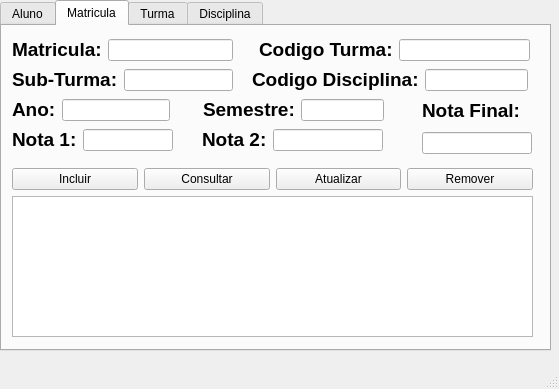
<?xml version="1.0" encoding="UTF-8"?>
<ui version="4.0">
 <class>MainWindow</class>
 <widget class="QMainWindow" name="MainWindow">
  <property name="geometry">
   <rect>
    <x>0</x>
    <y>0</y>
    <width>559</width>
    <height>389</height>
   </rect>
  </property>
  <property name="windowTitle">
   <string>MainWindow</string>
  </property>
  <widget class="QWidget" name="centralwidget">
   <widget class="QTabWidget" name="tabWidget">
    <property name="geometry">
     <rect>
      <x>0</x>
      <y>0</y>
      <width>551</width>
      <height>351</height>
     </rect>
    </property>
    <property name="currentIndex">
     <number>1</number>
    </property>
    <widget class="QWidget" name="Aluno">
     <attribute name="title">
      <string>Aluno</string>
     </attribute>
     <widget class="QTableView" name="tableViewAluno">
      <property name="geometry">
       <rect>
        <x>10</x>
        <y>111</y>
        <width>521</width>
        <height>201</height>
       </rect>
      </property>
     </widget>
     <widget class="QWidget" name="layoutWidget">
      <property name="geometry">
       <rect>
        <x>10</x>
        <y>80</y>
        <width>521</width>
        <height>26</height>
       </rect>
      </property>
      <layout class="QHBoxLayout" name="horizontalLayout">
       <item>
        <widget class="QPushButton" name="pushButtonIncluirAluno">
         <property name="text">
          <string>Incluir</string>
         </property>
        </widget>
       </item>
       <item>
        <widget class="QPushButton" name="pushButtonConsultarAluno">
         <property name="text">
          <string>Consultar</string>
         </property>
        </widget>
       </item>
       <item>
        <widget class="QPushButton" name="pushButtonAtualizarAluno">
         <property name="text">
          <string>Atualizar</string>
         </property>
        </widget>
       </item>
       <item>
        <widget class="QPushButton" name="pushButtonRemoverAluno">
         <property name="text">
          <string>Remover</string>
         </property>
        </widget>
       </item>
      </layout>
     </widget>
     <widget class="QWidget" name="layoutWidget">
      <property name="geometry">
       <rect>
        <x>10</x>
        <y>0</y>
        <width>521</width>
        <height>28</height>
       </rect>
      </property>
      <layout class="QHBoxLayout" name="horizontalLayout_5">
       <item>
        <widget class="QLabel" name="label">
         <property name="text">
          <string>&lt;html&gt;&lt;head/&gt;&lt;body&gt;&lt;p&gt;&lt;span style=&quot; font-size:14pt; font-weight:700;&quot;&gt;Matricula:&lt;/span&gt;&lt;/p&gt;&lt;/body&gt;&lt;/html&gt;</string>
         </property>
        </widget>
       </item>
       <item>
        <widget class="QLineEdit" name="lineEditMatriculaAluno"/>
       </item>
      </layout>
     </widget>
     <widget class="QWidget" name="layoutWidget">
      <property name="geometry">
       <rect>
        <x>10</x>
        <y>40</y>
        <width>521</width>
        <height>28</height>
       </rect>
      </property>
      <layout class="QHBoxLayout" name="horizontalLayout_6">
       <item>
        <widget class="QLabel" name="label_2">
         <property name="text">
          <string>&lt;html&gt;&lt;head/&gt;&lt;body&gt;&lt;p&gt;&lt;span style=&quot; font-size:14pt; font-weight:700;&quot;&gt;Nome:&lt;/span&gt;&lt;/p&gt;&lt;/body&gt;&lt;/html&gt;</string>
         </property>
        </widget>
       </item>
       <item>
        <widget class="QLineEdit" name="lineEditNome"/>
       </item>
      </layout>
     </widget>
    </widget>
    <widget class="QWidget" name="Matricula">
     <attribute name="title">
      <string>Matricula</string>
     </attribute>
     <widget class="QTableView" name="tableViewMatricula">
      <property name="geometry">
       <rect>
        <x>10</x>
        <y>170</y>
        <width>521</width>
        <height>141</height>
       </rect>
      </property>
     </widget>
     <widget class="QWidget" name="layoutWidget">
      <property name="geometry">
       <rect>
        <x>10</x>
        <y>140</y>
        <width>521</width>
        <height>26</height>
       </rect>
      </property>
      <layout class="QHBoxLayout" name="horizontalLayout_2">
       <item>
        <widget class="QPushButton" name="pushButtonIncluirMatricula">
         <property name="text">
          <string>Incluir</string>
         </property>
        </widget>
       </item>
       <item>
        <widget class="QPushButton" name="pushButtonConsultarMatricula">
         <property name="text">
          <string>Consultar</string>
         </property>
        </widget>
       </item>
       <item>
        <widget class="QPushButton" name="pushButtonAtualizarMatricula">
         <property name="text">
          <string>Atualizar</string>
         </property>
        </widget>
       </item>
       <item>
        <widget class="QPushButton" name="pushButtonRemoverMatricula">
         <property name="text">
          <string>Remover</string>
         </property>
        </widget>
       </item>
      </layout>
     </widget>
     <widget class="QWidget" name="layoutWidget">
      <property name="geometry">
       <rect>
        <x>257</x>
        <y>10</y>
        <width>271</width>
        <height>28</height>
       </rect>
      </property>
      <layout class="QHBoxLayout" name="horizontalLayout_7">
       <item>
        <widget class="QLabel" name="label_11">
         <property name="text">
          <string>&lt;html&gt;&lt;head/&gt;&lt;body&gt;&lt;p&gt;&lt;span style=&quot; font-size:14pt; font-weight:700;&quot;&gt;Codigo Turma:&lt;/span&gt;&lt;/p&gt;&lt;/body&gt;&lt;/html&gt;</string>
         </property>
        </widget>
       </item>
       <item>
        <widget class="QLineEdit" name="lineEditCodTurmaMatricula"/>
       </item>
      </layout>
     </widget>
     <widget class="QWidget" name="layoutWidget">
      <property name="geometry">
       <rect>
        <x>10</x>
        <y>10</y>
        <width>221</width>
        <height>28</height>
       </rect>
      </property>
      <layout class="QHBoxLayout" name="horizontalLayout_8">
       <item>
        <widget class="QLabel" name="label_10">
         <property name="text">
          <string>&lt;html&gt;&lt;head/&gt;&lt;body&gt;&lt;p&gt;&lt;span style=&quot; font-size:14pt; font-weight:700;&quot;&gt;Matricula:&lt;/span&gt;&lt;/p&gt;&lt;/body&gt;&lt;/html&gt;</string>
         </property>
        </widget>
       </item>
       <item>
        <widget class="QLineEdit" name="lineEditMatricula"/>
       </item>
      </layout>
     </widget>
     <widget class="QWidget" name="layoutWidget">
      <property name="geometry">
       <rect>
        <x>10</x>
        <y>40</y>
        <width>221</width>
        <height>28</height>
       </rect>
      </property>
      <layout class="QHBoxLayout" name="horizontalLayout_9">
       <item>
        <widget class="QLabel" name="label_18">
         <property name="text">
          <string>&lt;html&gt;&lt;head/&gt;&lt;body&gt;&lt;p&gt;&lt;span style=&quot; font-size:14pt; font-weight:700;&quot;&gt;Sub-Turma:&lt;/span&gt;&lt;/p&gt;&lt;/body&gt;&lt;/html&gt;</string>
         </property>
        </widget>
       </item>
       <item>
        <widget class="QLineEdit" name="lineEditSubTurmaMatricula"/>
       </item>
      </layout>
     </widget>
     <widget class="QWidget" name="layoutWidget">
      <property name="geometry">
       <rect>
        <x>250</x>
        <y>40</y>
        <width>276</width>
        <height>28</height>
       </rect>
      </property>
      <layout class="QHBoxLayout" name="horizontalLayout_10">
       <item>
        <widget class="QLabel" name="label_12">
         <property name="text">
          <string>&lt;html&gt;&lt;head/&gt;&lt;body&gt;&lt;p&gt;&lt;span style=&quot; font-size:14pt; font-weight:700;&quot;&gt;Codigo Disciplina:&lt;/span&gt;&lt;/p&gt;&lt;/body&gt;&lt;/html&gt;</string>
         </property>
        </widget>
       </item>
       <item>
        <widget class="QLineEdit" name="lineEditCodDisciplinaMatricula"/>
       </item>
      </layout>
     </widget>
     <widget class="QWidget" name="layoutWidget">
      <property name="geometry">
       <rect>
        <x>10</x>
        <y>70</y>
        <width>158</width>
        <height>28</height>
       </rect>
      </property>
      <layout class="QHBoxLayout" name="horizontalLayout_11">
       <item>
        <widget class="QLabel" name="label_13">
         <property name="text">
          <string>&lt;html&gt;&lt;head/&gt;&lt;body&gt;&lt;p&gt;&lt;span style=&quot; font-size:14pt; font-weight:700;&quot;&gt;Ano:&lt;/span&gt;&lt;/p&gt;&lt;/body&gt;&lt;/html&gt;</string>
         </property>
        </widget>
       </item>
       <item>
        <widget class="QLineEdit" name="lineEditAnoMatricula"/>
       </item>
      </layout>
     </widget>
     <widget class="QWidget" name="layoutWidget">
      <property name="geometry">
       <rect>
        <x>201</x>
        <y>70</y>
        <width>181</width>
        <height>28</height>
       </rect>
      </property>
      <layout class="QHBoxLayout" name="horizontalLayout_12">
       <item>
        <widget class="QLabel" name="label_14">
         <property name="text">
          <string>&lt;html&gt;&lt;head/&gt;&lt;body&gt;&lt;p&gt;&lt;span style=&quot; font-size:14pt; font-weight:700;&quot;&gt;Semestre:&lt;/span&gt;&lt;/p&gt;&lt;/body&gt;&lt;/html&gt;</string>
         </property>
        </widget>
       </item>
       <item>
        <widget class="QLineEdit" name="lineEditMatricula_11"/>
       </item>
      </layout>
     </widget>
     <widget class="QWidget" name="layoutWidget">
      <property name="geometry">
       <rect>
        <x>420</x>
        <y>70</y>
        <width>110</width>
        <height>58</height>
       </rect>
      </property>
      <layout class="QVBoxLayout" name="verticalLayout">
       <item>
        <widget class="QLabel" name="label_17">
         <property name="text">
          <string>&lt;html&gt;&lt;head/&gt;&lt;body&gt;&lt;p&gt;&lt;span style=&quot; font-size:14pt; font-weight:700;&quot;&gt;Nota Final:&lt;/span&gt;&lt;/p&gt;&lt;/body&gt;&lt;/html&gt;</string>
         </property>
        </widget>
       </item>
       <item>
        <widget class="QLineEdit" name="lineEditNotaFinal"/>
       </item>
      </layout>
     </widget>
     <widget class="QWidget" name="layoutWidget">
      <property name="geometry">
       <rect>
        <x>200</x>
        <y>100</y>
        <width>181</width>
        <height>28</height>
       </rect>
      </property>
      <layout class="QHBoxLayout" name="horizontalLayout_13">
       <item>
        <widget class="QLabel" name="label_16">
         <property name="text">
          <string>&lt;html&gt;&lt;head/&gt;&lt;body&gt;&lt;p&gt;&lt;span style=&quot; font-size:14pt; font-weight:700;&quot;&gt;Nota 2:&lt;/span&gt;&lt;/p&gt;&lt;/body&gt;&lt;/html&gt;</string>
         </property>
        </widget>
       </item>
       <item>
        <widget class="QLineEdit" name="lineEditNota2Matricula"/>
       </item>
      </layout>
     </widget>
     <widget class="QWidget" name="layoutWidget">
      <property name="geometry">
       <rect>
        <x>10</x>
        <y>100</y>
        <width>161</width>
        <height>28</height>
       </rect>
      </property>
      <layout class="QHBoxLayout" name="horizontalLayout_14">
       <item>
        <widget class="QLabel" name="label_15">
         <property name="text">
          <string>&lt;html&gt;&lt;head/&gt;&lt;body&gt;&lt;p&gt;&lt;span style=&quot; font-size:14pt; font-weight:700;&quot;&gt;Nota 1:&lt;/span&gt;&lt;/p&gt;&lt;/body&gt;&lt;/html&gt;</string>
         </property>
        </widget>
       </item>
       <item>
        <widget class="QLineEdit" name="lineEditNota1Matricula"/>
       </item>
      </layout>
     </widget>
    </widget>
    <widget class="QWidget" name="Turma">
     <attribute name="title">
      <string>Turma</string>
     </attribute>
     <widget class="QTableView" name="tableViewTurma">
      <property name="geometry">
       <rect>
        <x>10</x>
        <y>140</y>
        <width>521</width>
        <height>171</height>
       </rect>
      </property>
     </widget>
     <widget class="QWidget" name="layoutWidget">
      <property name="geometry">
       <rect>
        <x>10</x>
        <y>110</y>
        <width>521</width>
        <height>26</height>
       </rect>
      </property>
      <layout class="QHBoxLayout" name="horizontalLayout_3">
       <item>
        <widget class="QPushButton" name="pushButtonIncluirTurma">
         <property name="text">
          <string>Incluir</string>
         </property>
        </widget>
       </item>
       <item>
        <widget class="QPushButton" name="pushButtonConsultarTurma">
         <property name="text">
          <string>Consultar</string>
         </property>
        </widget>
       </item>
       <item>
        <widget class="QPushButton" name="pushButtonAtualizarTurma">
         <property name="text">
          <string>Atualizar</string>
         </property>
        </widget>
       </item>
       <item>
        <widget class="QPushButton" name="pushButtonRemoverTurma">
         <property name="text">
          <string>Remover</string>
         </property>
        </widget>
       </item>
      </layout>
     </widget>
     <widget class="QWidget" name="layoutWidget">
      <property name="geometry">
       <rect>
        <x>10</x>
        <y>10</y>
        <width>521</width>
        <height>28</height>
       </rect>
      </property>
      <layout class="QHBoxLayout" name="horizontalLayout_15">
       <item>
        <widget class="QLabel" name="label_9">
         <property name="text">
          <string>&lt;html&gt;&lt;head/&gt;&lt;body&gt;&lt;p&gt;&lt;span style=&quot; font-size:14pt; font-weight:700;&quot;&gt;Codigo Disciplina:&lt;/span&gt;&lt;/p&gt;&lt;/body&gt;&lt;/html&gt;</string>
         </property>
        </widget>
       </item>
       <item>
        <widget class="QLineEdit" name="lineEditCodDisciplinaTurma"/>
       </item>
      </layout>
     </widget>
     <widget class="QWidget" name="layoutWidget">
      <property name="geometry">
       <rect>
        <x>10</x>
        <y>40</y>
        <width>221</width>
        <height>28</height>
       </rect>
      </property>
      <layout class="QHBoxLayout" name="horizontalLayout_16">
       <item>
        <widget class="QLabel" name="label_4">
         <property name="text">
          <string>&lt;html&gt;&lt;head/&gt;&lt;body&gt;&lt;p&gt;&lt;span style=&quot; font-size:14pt; font-weight:700;&quot;&gt;Codigo:&lt;/span&gt;&lt;/p&gt;&lt;/body&gt;&lt;/html&gt;</string>
         </property>
        </widget>
       </item>
       <item>
        <widget class="QLineEdit" name="lineEditCodigoTurma"/>
       </item>
      </layout>
     </widget>
     <widget class="QWidget" name="layoutWidget">
      <property name="geometry">
       <rect>
        <x>270</x>
        <y>40</y>
        <width>261</width>
        <height>28</height>
       </rect>
      </property>
      <layout class="QHBoxLayout" name="horizontalLayout_17">
       <item>
        <widget class="QLabel" name="label_5">
         <property name="text">
          <string>&lt;html&gt;&lt;head/&gt;&lt;body&gt;&lt;p&gt;&lt;span style=&quot; font-size:14pt; font-weight:700;&quot;&gt;Maximo Alunos:&lt;/span&gt;&lt;/p&gt;&lt;/body&gt;&lt;/html&gt;</string>
         </property>
        </widget>
       </item>
       <item>
        <widget class="QLineEdit" name="lineEditMaximoTurma"/>
       </item>
      </layout>
     </widget>
     <widget class="QWidget" name="layoutWidget">
      <property name="geometry">
       <rect>
        <x>10</x>
        <y>70</y>
        <width>221</width>
        <height>28</height>
       </rect>
      </property>
      <layout class="QHBoxLayout" name="horizontalLayout_18">
       <item>
        <widget class="QLabel" name="label_3">
         <property name="text">
          <string>&lt;html&gt;&lt;head/&gt;&lt;body&gt;&lt;p&gt;&lt;span style=&quot; font-size:14pt; font-weight:700;&quot;&gt;Sub-Turma:&lt;/span&gt;&lt;/p&gt;&lt;/body&gt;&lt;/html&gt;</string>
         </property>
        </widget>
       </item>
       <item>
        <widget class="QLineEdit" name="lineEditSubTurma"/>
       </item>
      </layout>
     </widget>
     <widget class="QWidget" name="layoutWidget">
      <property name="geometry">
       <rect>
        <x>270</x>
        <y>70</y>
        <width>262</width>
        <height>28</height>
       </rect>
      </property>
      <layout class="QHBoxLayout" name="horizontalLayout_19">
       <item>
        <widget class="QLabel" name="label_6">
         <property name="text">
          <string>&lt;html&gt;&lt;head/&gt;&lt;body&gt;&lt;p&gt;&lt;span style=&quot; font-size:14pt; font-weight:700;&quot;&gt;Numero Alunos:&lt;/span&gt;&lt;/p&gt;&lt;/body&gt;&lt;/html&gt;</string>
         </property>
        </widget>
       </item>
       <item>
        <widget class="QLineEdit" name="lineEditNumeroTurma"/>
       </item>
      </layout>
     </widget>
    </widget>
    <widget class="QWidget" name="Disciplina">
     <attribute name="title">
      <string>Disciplina</string>
     </attribute>
     <widget class="QTableView" name="tableViewDisciplina">
      <property name="geometry">
       <rect>
        <x>10</x>
        <y>110</y>
        <width>521</width>
        <height>201</height>
       </rect>
      </property>
     </widget>
     <widget class="QWidget" name="layoutWidget">
      <property name="geometry">
       <rect>
        <x>10</x>
        <y>80</y>
        <width>521</width>
        <height>26</height>
       </rect>
      </property>
      <layout class="QHBoxLayout" name="horizontalLayout_4">
       <item>
        <widget class="QPushButton" name="pushButtonIncluirDisciplina">
         <property name="text">
          <string>Incluir</string>
         </property>
        </widget>
       </item>
       <item>
        <widget class="QPushButton" name="pushButtonConsultarDisciplina">
         <property name="text">
          <string>Consultar</string>
         </property>
        </widget>
       </item>
       <item>
        <widget class="QPushButton" name="pushButtonAtualizarDisciplina">
         <property name="text">
          <string>Atualizar</string>
         </property>
        </widget>
       </item>
       <item>
        <widget class="QPushButton" name="pushButtonRemoverDisciplina">
         <property name="text">
          <string>Remover</string>
         </property>
        </widget>
       </item>
      </layout>
     </widget>
     <widget class="QWidget" name="layoutWidget">
      <property name="geometry">
       <rect>
        <x>10</x>
        <y>0</y>
        <width>521</width>
        <height>28</height>
       </rect>
      </property>
      <layout class="QHBoxLayout" name="horizontalLayout_20">
       <item>
        <widget class="QLabel" name="label_8">
         <property name="text">
          <string>&lt;html&gt;&lt;head/&gt;&lt;body&gt;&lt;p&gt;&lt;span style=&quot; font-size:14pt; font-weight:700;&quot;&gt;Código:&lt;/span&gt;&lt;/p&gt;&lt;/body&gt;&lt;/html&gt;</string>
         </property>
        </widget>
       </item>
       <item>
        <widget class="QLineEdit" name="lineEditCodigoDisciplina"/>
       </item>
      </layout>
     </widget>
     <widget class="QWidget" name="layoutWidget">
      <property name="geometry">
       <rect>
        <x>10</x>
        <y>40</y>
        <width>521</width>
        <height>28</height>
       </rect>
      </property>
      <layout class="QHBoxLayout" name="horizontalLayout_21">
       <item>
        <widget class="QLabel" name="label_7">
         <property name="text">
          <string>&lt;html&gt;&lt;head/&gt;&lt;body&gt;&lt;p&gt;&lt;span style=&quot; font-size:14pt; font-weight:700;&quot;&gt;Nome:&lt;/span&gt;&lt;/p&gt;&lt;/body&gt;&lt;/html&gt;</string>
         </property>
        </widget>
       </item>
       <item>
        <widget class="QLineEdit" name="lineEditNomeDisciplina"/>
       </item>
      </layout>
     </widget>
    </widget>
   </widget>
  </widget>
  <widget class="QMenuBar" name="menubar">
   <property name="geometry">
    <rect>
     <x>0</x>
     <y>0</y>
     <width>559</width>
     <height>22</height>
    </rect>
   </property>
  </widget>
  <widget class="QStatusBar" name="statusbar"/>
 </widget>
 <resources/>
 <connections/>
</ui>
